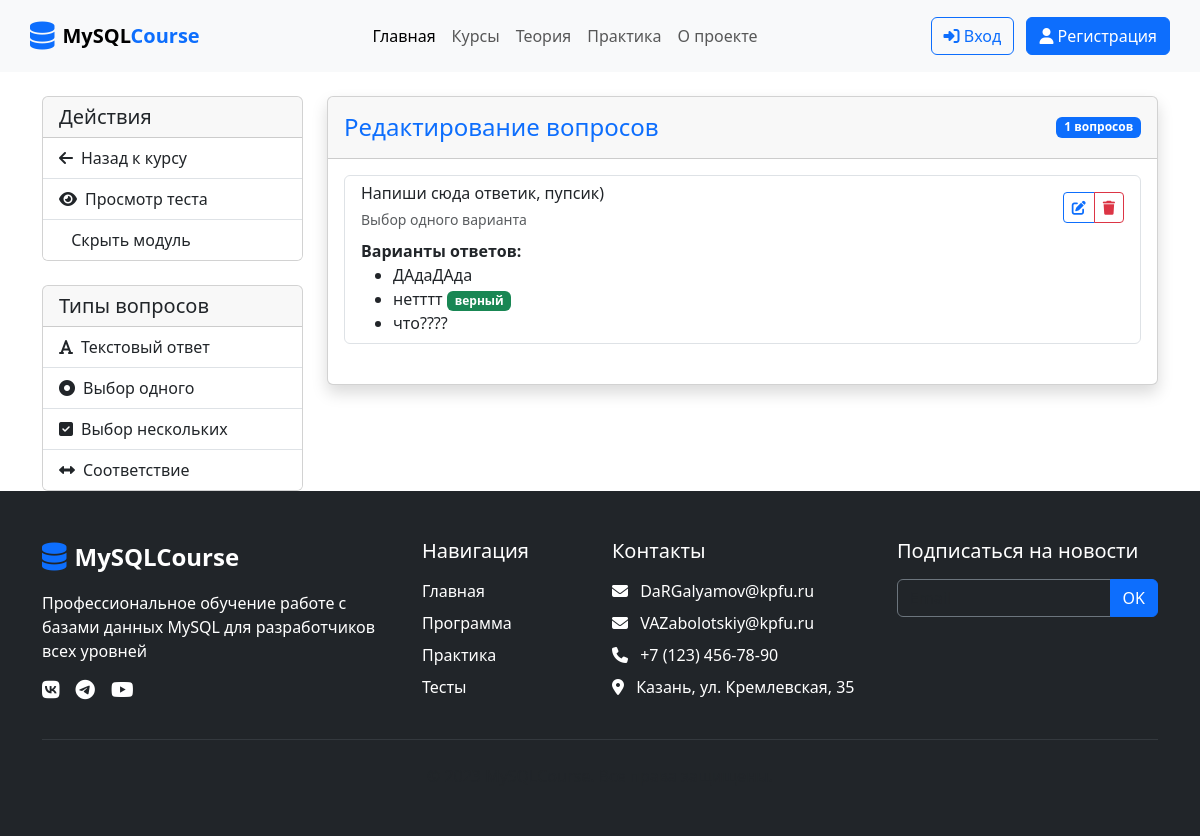
The app's page /module/questions/edit/2/ with its own data.
### courses/models.py (models this page shows, shortened)
class Module(models.Model):
    MODULE_TYPES = (
        ('theory', 'Теоретический модуль'),
        ('test', 'Тестирование'),
    )
    course = models.ForeignKey(Course, on_delete=models.CASCADE, related_name='modules')
    title = models.CharField(max_length=200)
    description = models.TextField()
    module_type = models.CharField(max_length=10, choices=MODULE_TYPES)
    is_hidden = models.BooleanField(default=False)
    order = models.PositiveIntegerField(default=0)
    class Meta:
        ordering = ['order']

class Question(models.Model):
    QUESTION_TYPES = (
        ('text', 'Текстовый ответ'),
        ('single', 'Выбор одного варианта'),
        ('multiple', 'Выбор нескольких вариантов'),
        ('match', 'Соответствие'),
    )
    module = models.ForeignKey(Module, on_delete=models.CASCADE, related_name='questions')
    question_type = models.CharField(max_length=10, choices=QUESTION_TYPES)
    text = models.TextField()
    order = models.PositiveIntegerField(default=0)
    class Meta:
        ordering = ['order']

class AnswerOption(models.Model):
    question = models.ForeignKey(Question, on_delete=models.CASCADE, related_name='options')
    text = models.CharField(max_length=200)
    is_correct = models.BooleanField(default=False)
    match_value = models.CharField(max_length=200, blank=True, null=True)

### courses/views.py (the view, shortened to what this page needs)
# urls.py: path('module/questions/edit/<int:module_id>/', views.edit_questions, name='edit_questions'),
def edit_questions(request, module_id):
    module = get_object_or_404(Module, pk=module_id, module_type='test')
    if 'delete_question' in request.GET:
        question_id = request.GET['delete_question']
        question = get_object_or_404(Question, id=question_id, module=module)
        question.delete()
        messages.success(request, 'Вопрос успешно удален!')
        return redirect('edit_questions', module_id=module.id)
    questions = module.questions.all().prefetch_related('options')
    return render(request, 'courses/edit_questions.html', {
        'module': module,
        'questions': questions
    })

### users/templates/courses/edit_questions.html (shortened to what this page needs)
{% extends "partials/base.html" %}
{% block content %}
<div class="container mt-4">
    <div class="row">
        <div class="col-lg-3">
            <div class="card mb-4">
                <div class="card-header">
                    <h5 class="mb-0">Действия</h5>
                </div>
                <div class="list-group list-group-flush">
                    <a href="{% url 'course_detail' module.course.id %}" class="list-group-item list-group-item-action">
                        <i class="fas fa-arrow-left me-2"></i>Назад к курсу
                    </a>
                    <a href="{% url 'module_test' module.id %}" class="list-group-item list-group-item-action">
                        <i class="fas fa-eye me-2"></i>Просмотр теста
                    </a>
                    <a href="{% url 'toggle_module' module.id %}" class="list-group-item list-group-item-action">
                        {{ module.is_hidden|yesno:'Показать модуль,Скрыть модуль' }}
                    </a>
                </div>
            </div>
            <div class="card">
                <div class="card-header">
                    <h5 class="mb-0">Типы вопросов</h5>
                </div>
                <div class="list-group list-group-flush">
                    <button type="button" class="list-group-item list-group-item-action" data-bs-toggle="modal" data-bs-target="#newQuestionModal" data-type="text">
                        <i class="fas fa-font me-2"></i>Текстовый ответ
                    </button>
                    <button type="button" class="list-group-item list-group-item-action" data-bs-toggle="modal" data-bs-target="#newQuestionModal" data-type="single">
                        <i class="fas fa-dot-circle me-2"></i>Выбор одного
                    </button>
                    <button type="button" class="list-group-item list-group-item-action" data-bs-toggle="modal" data-bs-target="#newQuestionModal" data-type="multiple">
                        <i class="fas fa-check-square me-2"></i>Выбор нескольких
                    </button>
                    <button type="button" class="list-group-item list-group-item-action" data-bs-toggle="modal" data-bs-target="#newQuestionModal" data-type="match">
                        <i class="fas fa-arrows-alt-h me-2"></i>Соответствие
                    </button>
                </div>
            </div>
        </div>
        <div class="col-lg-9">
            <div class="card shadow mb-4">
                <div class="card-header py-3 d-flex justify-content-between align-items-center">
                    <h4 class="m-0 font-weight-bold text-primary">Редактирование вопросов</h4>
                    <span class="badge bg-primary">{{ questions.count }} вопросов</span>
                </div>
                <div class="card-body">
                    {% if questions %}
                    <div class="list-group mb-4">
                        {% for question in questions %}
                        <div class="list-group-item">
                            <div class="d-flex justify-content-between align-items-center">
                                <div>
                                    <h6 class="mb-1">{{ question.text }}</h6>
                                    <small class="text-muted">{{ question.get_question_type_display }}</small>
                                </div>
                                <div class="btn-group">
                                    <button class="btn btn-sm btn-outline-primary edit-question-btn"
                                            data-id="{{ question.id }}"
                                            data-type="{{ question.question_type }}"
                                            data-text="{{ question.text }}">
                                        <i class="fas fa-edit"></i>
                                    </button>
                                    <a href="{% url 'edit_questions' module.id %}?delete_question={{ question.id }}"
                                       class="btn btn-sm btn-outline-danger"
                                       onclick="return confirm('Вы уверены, что хотите удалить этот вопрос?')">
                                        <i class="fas fa-trash"></i>
                                    </a>
                                </div>
                            </div>
                            {% if question.options.all %}
                            <div class="mt-2">
                                {% if question.question_type == 'match' %}
                                <div class="row small">
                                    <div class="col-md-6">
                                        <strong>Пары соответствия:</strong>
                                        <ul class="mb-0">
                                            {% for option in question.options.all %}
                                            <li>{{ option.text }} → {{ option.match_value }}</li>
                                            {% endfor %}
                                        </ul>
                                    </div>
                                </div>
                                {% else %}
                                <strong>Варианты ответов:</strong>
                                <ul class="mb-0">
                                    {% for option in question.options.all %}
                                    <li>{{ option.text }} {% if option.is_correct %}<span class="badge bg-success">верный</span>{% endif %}</li>
                                    {% endfor %}
                                </ul>
                                {% endif %}
                            </div>
                            {% endif %}
                        </div>
                        {% endfor %}
                    </div>
                    {% else %}
                    <div class="alert alert-info">
                        <i class="fas fa-info-circle me-2"></i>В этом тесте пока нет вопросов. Добавьте первый вопрос.
                    </div>
                    {% endif %}
                </div>
            </div>
        </div>
    </div>
</div>
{% endblock %}

### records on screen
Module: is_hidden "Скрыть модуль"
Question: text "Напиши сюда ответик, пупсик)", question_type "Выбор одного варианта"
AnswerOption: text "ДАдаДАда"
AnswerOption: text "нетттт", is_correct "верный"
AnswerOption: text "что????"

### other values on screen
{{ questions.count }} "1"
